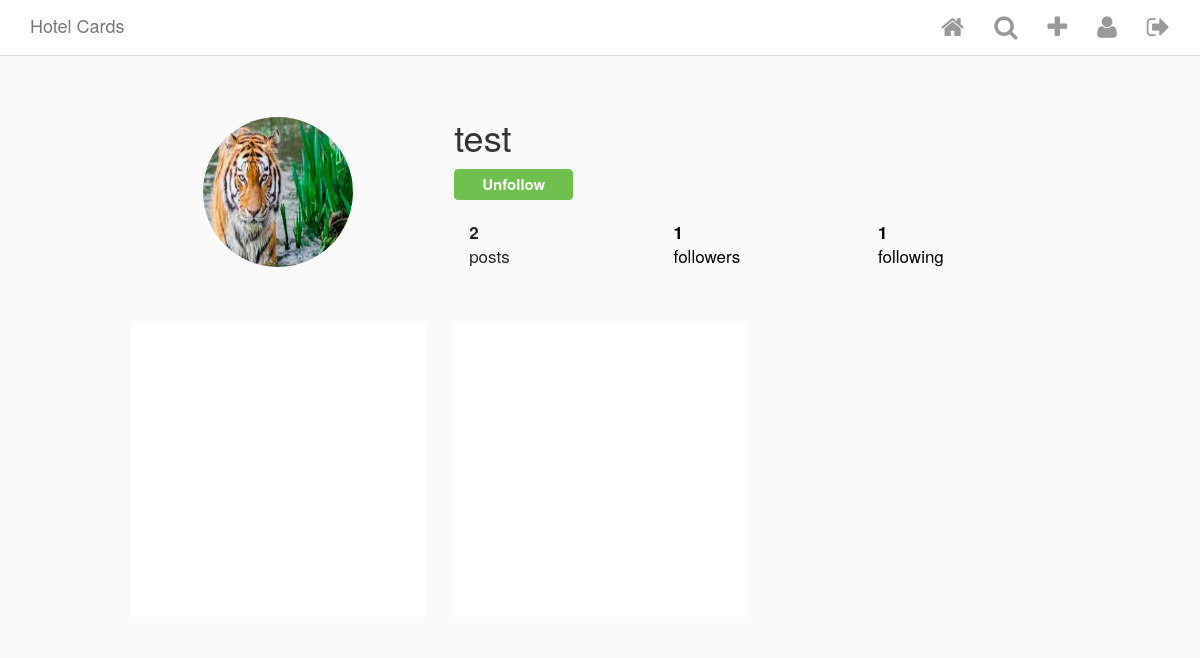
The app's page /user/2 (signed in) with its own data.
### Insta/models.py (models this page shows, shortened)
class InstaUser(AbstractUser): #在继承Django中自带的AbstractUser后再自己定义一个profile picture
    profile_pic = ProcessedImageField(
        upload_to = 'static/images/profiles',
        format = 'JPEG',
        options = {'quality':100},
        blank = True,
        null = True,
    )
    def get_connections(self):
        connections = UserConnection.objects.filter(creator=self)
        return connections
    def get_followers(self):
        followers = UserConnection.objects.filter(following=self)
        return followers

class Post(models.Model):
    author = models.ForeignKey( #Post也应该是一个foreign key，因为其应是指向某一个发这个post的用户
        InstaUser,
        on_delete = models.CASCADE,
        related_name = 'my_posts' #当我处于当前用户时，我可以通过my_posts来找到我发过的posts.
    )
    title = models.TextField(blank = True, null = True)
    image = ProcessedImageField(
        upload_to = 'static/images/posts', #image 都储存在post里面
        format = 'JPEG',
        options = {'quality':100},
        blank = True,
        null = True,
    )
    def get_like_count(self):
        return self.likes.count()

### Insta/views.py (the view)
# urls.py: path('user/<int:pk>', UserDetailView.as_view(), name = 'user_detail')
class UserDetailView(DetailView):
    model = InstaUser
    template_name = 'user_detail.html'

### Insta/templatetags/custom_tags.py (called while the page is built)
@register.simple_tag
def is_following(current_user, background_user):
    return background_user.get_followers().filter(creator=current_user).exists()

### templates/user_detail.html (shortened to what this page needs)
{% extends 'base.html' %}
{% load custom_tags %}
{% block content %}
<div class="profile">
    <div class="profile__head">
        <div class="row">
            <div class="col-xs-4 left">
                {% if object.profile_pic %}
                    <img class="picture-circle" src="/{{object.profile_pic}}">
                {% endif %}
            </div>
            <div class="col-xs-8 right">
                <div class="name-buttons">
                    <h1 class="username">{{ object.username }}</h1>
                    {% if user == object %}
                            <button class="edit-profile">Edit Profile</button>
                    {% else %}
                        {% is_following user object as following %}
                        <div class="follow-toggle__container">
                            <button class="btn btn-primary {% if not following %}follow-user{% else %}unfollow-user{% endif %}" id="{{ object.pk }}">
                                {% if following %}
                                    Unfollow
                                {% else %}
                                    Follow
                                {% endif %}
                            </button>
                        </div>
                    {% endif %}
                </div>
                <div>
                    <ul class="stats">
                        <div class="col-xs-4"><li class="stats__count"><span>{{ object.my_posts.count }}</span><br> posts</li></div>
                        <div class="col-xs-4"><a href="/" style="text-decoration: none; color: black;"><li class="stats__count"><span class="follower_count" id="follower_id">{{ object.get_followers.count }}</span><br> followers</li></a></div>
                        <div class="col-xs-4"><a href="/" style="text-decoration: none; color: black;"><li class="stats__count"><span>{{ object.get_connections.count }}</span><br> following</li></a></div>
                    </ul>
                </div>
            </div>
        </div>
    </div>
    <div class="profile__body">
        <div class="row">
        {% for post in object.my_posts.all %}
            <div class="col-xs-4">
                <div class="picture-square" style="background-image: url(http://{{ request.META.HTTP_HOST }}/{{ post.image.url }}); background-size: contain;">
                </div>
            </div>
        {% endfor %}
        </div>
    </div>
</div>
{% endblock content %}

### static/css/style.css (style rules this page uses)
.unfollow-user, .follow-user, .generic-button { font-weight: bold; font-size: 15px; outline: none; }
.unfollow-user { background-color: #70c050; border-color: #70c050; padding: 4px 27px; }
html { height: 100%; }
body { min-height: 100%; background-color: #fafafa; }
.picture-circle, .picture-circle--medium, .picture-circle--small { border-radius: 100%; width: 150px; height: 150px; }
.picture-square { position: relative; background-repeat: no-repeat; background-position: center center; background-color: #fff; cursor: pointer; }
.picture-square:after { content: ""; display: block; padding-bottom: 100%; }
.profile { max-width: 975px; padding: 60px 20px 0; margin: 0 auto; }
.profile__head { margin-bottom: 40px; }
.profile__head .left { text-align: center; }
.profile__head h1, .profile__head .edit-profile, .profile__head .options-bubble { vertical-align: middle; }
.profile__head h1 { display: inline-block; margin: 0; }
.profile__head .name-buttons { margin-bottom: 20px; }
.profile__body > .row > .col-xs-4 { padding: 13px; }
.profile .follow-toggle__container { margin-top: 12px; }
.stats { list-style: none; margin: 0; margin-bottom: 20px; padding: 0; }
.stats > * { font-size: 17px; color: #262626; }
.stats .stats__count { display: inline-block; margin-right: 40px; }
.stats .stats__count span { font-weight: bold; }

### records on screen
InstaUser: profile_pic (picture), username "test", my_posts.count "2", get_followers.count "1", get_connections.count "1"
